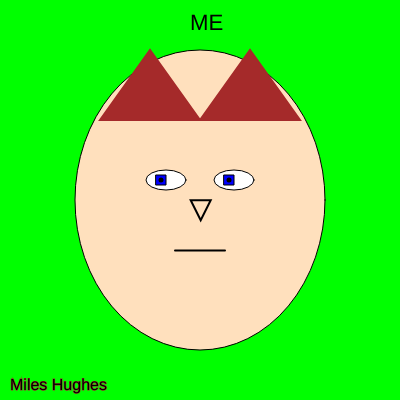
Frame 1 (no input)
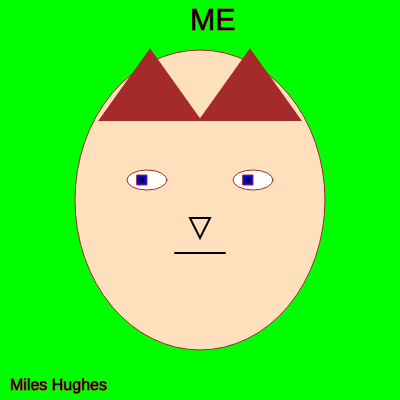
Frame 60 (no input)
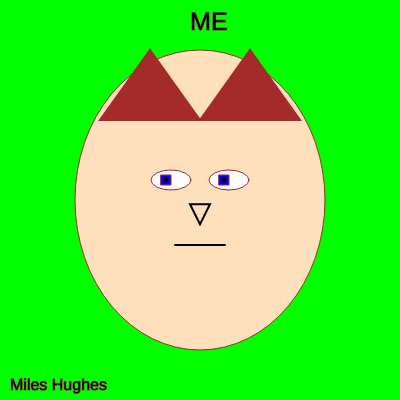
Frame 120 (the mouse pressed at the canvas centre since frame 60)

The p5.js sketch that drew these frames (run headless with seeded random() and noise() and a simulated clock; from frame 60 on, the mouse is pressed at the canvas centre):

// p5.js sketch
// ── sketch.js
var eyeMovement = 0;  
var eyeSpeed = 1;  

var nosePosition = { x: 190, y: 200 };  
var noseSpeed = { x: 0.7, y: 0.3 };  

var mouthMovement = 0;  
var mouthSpeed = 0.5;  

var textSizeValue = 22;  
var textSizeIncreasing = true;  

function setup() {  
    createCanvas(400, 400);  
}  

function draw() {  
    background(0, 255, 0);  

    // Text size  
    animateTextSize();  
    textSize(textSizeValue);  
    text("ME", 190, 30);  

    // Head  
    fill(255, 224, 189);  
    ellipse(200, 200, 250, 300);  

    // Eyes  
    animateEyes();  
    fill(255);  
    ellipse(165 + eyeMovement, 180, 40, 20);  
    ellipse(235 - eyeMovement, 180, 40, 20);  

    fill(0, 0, 255);  
    rect(155 + eyeMovement, 175, 10, 10);  
    rect(225 - eyeMovement, 175, 10, 10);  

    stroke(0);  
    strokeWeight(5);  
    point(160 + eyeMovement, 180);  
    point(230 - eyeMovement, 180);  

    // Mouth  
    animateMouth();  
    strokeWeight(2);  
    line(175, 250 + mouthMovement, 225, 250 + mouthMovement);  

    // Nose  
    animateNose();  
    fill(255, 224, 189);  
    stroke(0);  
    triangle(nosePosition.x, nosePosition.y, nosePosition.x + 20, nosePosition.y, nosePosition.x + 10, nosePosition.y + 20);  

    // Brows (Static)  
    fill(165, 42, 42);  
    stroke(165, 42, 42);  
    triangle(100, 120, 150, 50, 200, 120);  
    triangle(200, 120, 250, 50, 300, 120);  

    fill(0);  
    strokeWeight(1);  
    textSize(16);  
    text("Miles Hughes", 10, 390);  
}  

// Animations  

function animateEyes() {  
    eyeMovement += eyeSpeed;  
    if (eyeMovement > 20 || eyeMovement < -20) {  
        eyeSpeed *= -1;  
    }  
}  

function animateNose() {  
    nosePosition.x += noseSpeed.x;  
    nosePosition.y += noseSpeed.y;  
    if (nosePosition.x > 210 || nosePosition.x < 190) {  
        noseSpeed.x *= -1;  
    }  
    if (nosePosition.y > 220 || nosePosition.y < 200) {  
        noseSpeed.y *= -1;  
    }  
}  

function animateMouth() {  
    mouthMovement += mouthSpeed;  
    if (mouthMovement > 5 || mouthMovement < -5) {  
        mouthSpeed *= -1;  
    }  
}  

function animateTextSize() {  
    if (textSizeIncreasing) {  
        textSizeValue += 0.2;  
        if (textSizeValue > 32) {  
            textSizeIncreasing = false;  
        }  
    } else {  
        textSizeValue -= 0.2;  
        if (textSizeValue < 22) {  
            textSizeIncreasing = true;  
        }  
    }  
}  
// ── 3rd page.html
<html>  
<head>  
    <meta charset="UTF-8">  
    <meta name="viewport" content="width=device-width, initial-scale=1.0">  
    <title>Contact Us</title>  
    <link href="https://stackpath.bootstrapcdn.com/bootstrap/4.5.2/css/bootstrap.min.css" rel="stylesheet">  

    <script>  
        function checkboxes(event) {  
            var firstName = document.getElementById("firstName").value;  
            var lastName = document.getElementById("lastName").value;  
            var email = document.getElementById("email").value;  
            var agreement = document.querySelector('input[name="agreement"]:checked');    

            if (firstName == "") {  
                document.getElementById("firstName").focus();  
                document.getElementById("firstName").style.backgroundColor = "red";  
                document.getElementById("fNameMessage").innerHTML = "* This is Required";  
                document.getElementById("fNameMessage").style.color = "red";  
                event.preventDefault();  
                return false;  
            }  

            if (lastName == "") {  
                document.getElementById("lastName").focus();  
                document.getElementById("lastName").style.backgroundColor = "red";  
                document.getElementById("lNameMessage").innerHTML = "* This is Required";  
                document.getElementById("lNameMessage").style.color = "red";  
                event.preventDefault();  
                return false;  
            }  

            if (email == "") {  
                document.getElementById("email").focus();  
                document.getElementById("email").style.backgroundColor = "red";  
                document.getElementById("emailMessage").innerHTML = "* This is Required";  
                document.getElementById("emailMessage").style.color = "red";  
                event.preventDefault();  
                return false;  
            }  

            if (!agreement) {  
                document.getElementById("agreementMessage").innerHTML = "* You must do the terms of agreement";  
                document.getElementById("agreementMessage").style.color = "red";  
                event.preventDefault();  
                return false;  
            }  
        }  
    </script>  
</head>  
<body>  
    <h1>Contact Us</h1>  
    
    <form action="" onsubmit="checkboxes(event);">  
        <p>First Name: <input type="text" id="firstName"></p>  
        <p id="fNameMessage"></p>  
        
        <p>Last Name: <input type="text" id="lastName"></p>  
        <p id="lNameMessage"></p>  
        
        <p>Email address: <input type="text" id="email"></p>  
        <p id="emailMessage"></p>  
        
        <h3>Do you accept terms of agreement</h3>  
        <input type="radio" name="agreement" value="yes"> Yes<br>  
        <input type="radio" name="agreement" value="no"> No<br>  
        <p id="agreementMessage"></p>  
        <br>  
    
        <button type="submit" class="btn btn-primary">Submit My Info</button>  
    </form>  
    <p><a href="Homepage.html">Home Page</a></p>  
    <p><a href="secondpage.html">Summary</a></p>
    <p><a href="portfolio page.html">Portfolio</a></body></p>  
</body>  
</html>  
// ── CSS page.css


.blueColor {
  color: blue;
  font-family: Times New Roman;
  font-size: 20px;
  font-style: oblique;
}

#highlight {  
    color: orange;  
    font-family: Arial, sans-serif;  
    font-size: 18px;  
}  

#linkStyle {  
    color: purple;  
    text-decoration: underline;  
}  

#body {  
    background-image: url('vagabondbackground.jpeg');
}
// ── Homepage.html
<!DOCTYPE html>  
<html lang="en">  
<head>  
    <meta charset="UTF-8">  
    <meta name="viewport" content="width=device-width, initial-scale=1.0">  
    <title>Homepage</title>  
    <link rel="stylesheet" href="https://cdnjs.cloudflare.com/ajax/libs/font-awesome/6.0.0-beta3/css/all.min.css">  
    <link rel="stylesheet" href="https://cdn.jsdelivr.net/npm/tailwindcss@2.2.19/dist/tailwind.min.css">  
    <style>  
        body {  
            font-family: 'Arial', sans-serif;  
            background-color: #f0f4f8;  
            color: #333;  
            margin: 0;  
            padding: 0;  
        }  
        header {  
            background-color: #545658;  
            color: white;  
            padding: 20px;  
            text-align: center;  
        }  
        h1 {  
            font-size: 2.5rem;  
            margin: 0;  
        }  
        h2 {  
            margin-top: 20px;  
            font-size: 1.75rem;  
            color: #606366;  
        }  
        .emphasized {  
            font-weight: lighter;  
            font-style: italic;  
            font-family: 'Franklin Gothic Medium', 'Arial Narrow', Arial, sans-serif;  
            color: #000000;  
            text-shadow: 1px 1px 2px gray;  
        }  
        ul, ol {  
            list-style-type: none;  
            padding: 0;  
        }  
        li {  
            margin: 10px 0;  
        }  
        a {  
            color: #000000;  
            text-decoration: none;  
            transition: color 0.3s, text-decoration 0.3s;  
        }  
        a:hover {  
            color: #41199e;  
            text-decoration: underline;  
        }  
        .blue-link {  
            color: blue;  
        }  
        .blue-link:hover {  
            color: darkblue;  
        }  
        footer {  
            text-align: center;  
            padding: 20px;  
            background-color: #7e7e7e;  
            color: white;  
            position: relative;  
            bottom: 0;  
            width: 100%;  
        }  
        .container {  
            max-width: 800px;  
            margin: auto;  
            padding: 20px;  
        }  
    </style>  
</head>  
<body>  
    <header>  
        <h1>My Portfolio</h1>  
    </header>  
    <div class="container">  
        <h2><span class="emphasized">List of my favorite hobbies and activities</span></h2>  
        <ul>  
            <li>Skiing</li>  
            <li>Gaming</li>  
            <li>Soccer</li>  
            <li>Drawing</li>  
            <li>Watching TV</li>  
        </ul>  

        <h2><span class="emphasized">List of my favorite restaurants</span></h2>  
        <ul>  
            <li><a href="https://bitterrootvalleychamber.chambermaster.com/list/member/seppi-s-european-market-deli-hamilton-1047">Seppi's Market</a></li>  
            <li><a href="https://logjampresents.com/top-hat-restaurant-bar/">Top Hat</a></li>  
            <li><a href="https://www.bouilla.com/">Bouilla</a></li>  
            <li><a href="https://www.facebook.com/athaiger/">A Thaiger</a></li>  
            <li><a href="https://highergroundbrewing.com/">Higherground Brewery</a></li>  
        </ul>  

        <h2><span class="emphasized">List of my favorite Websites</span></h2>  
        <ol>  
            <li><a href="https://neal.fun/infinite-craft/" target="_blank">Infinite Craft</a></li>  
            <li><a href="https://awge.com/home" target="_blank">AWGE</a></li>  
            <li><a href="https://www.thispersondoesnotexist.com/" target="_blank">This Person does not exist</a></li>  
            <li><a href="https://www.coolmathgames.com/" target="_blank">Cool Math Games</a></li>  
            <li><a href="https://neal.fun/perfect-circle/" target="_blank">Perfect Circle</a></li>  
        </ol>  

        <p><a class="blue-link" href="secondpage.html">Summary</a></p>  
        <p><a class="blue-link" href="3rd page.html">Contact Us</a></p>
        <p><a class="blue-link" href="portfolio page.html">Portfolio</a></body></p>  
    </div>  
    <footer>  
        <p>&copy; 2024 Miles Hughes. All rights reserved.</p>  
    </footer>  
</body>  
</html>  
// ── game.js
var boatX = 100;  
var boatY = 100;  

var w = 87;  
var s = 83;  
var a = 65;  
var d = 68;  

var shapeX = 30;  
var shapeY = 50;  

var shapeXs = [];  
var shapeYs = [];  
var diameters = [];  

var shapeXSpeeds = [];  
var shapeYSpeeds = [];  

var mouseshapeX = 0;  
var mouseshapeY = 0; 


var obstacleXs = [100, 200, 300, 400, 500];  
var obstacleYs = [100, 150, 200, 250, 300]; 
var obstacleXSpeeds = [2, -3, 4, -2, 3];   
var obstacleYSpeeds = [3, 2, -4, 3, -2];  
var obstacleSizes = [30, 40, 50, 60, 70]; 
var obstacleColors = [  
    [0, 0, 0],  
    [128, 128, 128],  
    [211, 211, 211], 
    [169, 169, 169],   
    [96, 130, 182], 
];  

function setup() {  
    createCanvas(800, 600);  
    // Get a random speed when it first starts  
    for (var i = 0; i < 50; i++) {  
        shapeXSpeeds[i] = Math.floor(Math.random() * (Math.floor(Math.random() * 5)) + 1);  
        shapeYSpeeds[i] = Math.floor(Math.random() * (Math.floor(Math.random() * 5)) + 1);  
        shapeXs[i] = getRandomNumber(800);  
        shapeYs[i] = getRandomNumber(600);  
        diameters[i] = getRandomNumber(30);  
    }  
}  

function draw() {  
    background(0, 119, 190);  
    stroke(0);  
    fill(0);  

    createBorders();  

    // Exit message  
    exit();  

    // Boat  
    drawPlayer();  

    // Keys  
    movePlayer();  

    // Obstacles  
    createObstacles();  

    // Move obstacles  
    moveObstacles();  

    // Check if obstacles are out of bounds  
    obstaclesComeback();  

    // See if boat has exited  
    victoryMessage();  

    // Mouse makes object  
    drawObject();  
}  

function createObstacles() {  
    for (var i = 0; i < obstacleXs.length; i++) {  
        fill(obstacleColors[i][0], obstacleColors[i][1], obstacleColors[i][2]); //color for ech obstacle 
        circle(obstacleXs[i], obstacleYs[i], obstacleSizes[i]); // size for each obstcle 
    }  
}  

function moveObstacles() {  
    for (var i = 0; i < obstacleXs.length; i++) {  
        if (Math.random() < 0.01) {  
            if (Math.random() < 0.5) {  
                obstacleXSpeeds[i] = Math.floor(Math.random() * 5) + 1;  
                obstacleYSpeeds[i] = Math.floor(Math.random() * 5) + 1;  
            } else {  
                obstacleXSpeeds[i] = -(Math.floor(Math.random() * 5) + 1);  
                obstacleYSpeeds[i] = -(Math.floor(Math.random() * 5) + 1);  
            }  
        }  

          
        obstacleXs[i] += obstacleXSpeeds[i];  
        obstacleYs[i] += obstacleYSpeeds[i];  
    }  
}  

function obstaclesComeback() {  
    for (var i = 0; i < obstacleXs.length; i++) {  
        if (obstacleXs[i] > width) {  
            obstacleXs[i] = 0;  
        }  
        if (obstacleXs[i] < 0) {  
            obstacleXs[i] = width;  
        }  
        if (obstacleYs[i] > height) {  
            obstacleYs[i] = 0;  
        }  
        if (obstacleYs[i] < 0) {  
            obstacleYs[i] = height;  
        }  
    }  
}  

function victoryMessage() {  
    if (boatX > width - 10 && boatY > height - 50) {  
        fill(0);  
        stroke(5);  
        textSize(26);  
        text("LAND HO!", width / 2 - 50, height / 2 - 50);  
    }  
}  

function exit() {  
    textSize(16);  
    text("LAND", width - 60, height - 50);  
}  

function drawObject() {  
    fill(0);  
    rect(mouseshapeX, mouseshapeY, 30, 30);  
}  

function mousePressed() {  
    mouseshapeX = mouseX;  
    mouseshapeY = mouseY;  
}  

function movePlayer() {  
    if (keyIsDown(w)) {  
        boatY -= 7;  
    }  
    if (keyIsDown(s)) {  
        boatY += 7;  
    }  
    if (keyIsDown(a)) {  
        boatX -= 7;  
    }  
    if (keyIsDown(d)) {  
        boatX += 7;  
    }  
}  

function drawPlayer() {  
    fill(139, 69, 19);  
    rect(boatX, boatY, 30, 15);  
}  

function createBorders() {  
    rect(0, 0, width, 10);  
    // left border  
    rect(0, 0, 10, height);  
    // bottom border  
    rect(0, height - 10, width, 10);  
    // right upper border  
    rect(width - 10, 0, 10, height - 50);  
}  


function getRandomNumber(max) {  
    return Math.floor(Math.random() * max);  
}  
// ── game33.html
<html>
    <head>   
        <title>GAME</title>  
        <script src="https://cdnjs.cloudflare.com/ajax/libs/p5.js/1.4.0/p5.js"></script>  
        <script src="game.js"></script>
    </head>  
    <body>  
    </body>  
    </html>  
// ── portfolio page.html
<!DOCTYPE html>  
<html lang="en">  
<head>  
    <meta charset="UTF-8">  
    <meta name="viewport" content="width=device-width, initial-scale=1.0">  
    <title>My Portfolio</title>  
    <style>  
        body {  
            font-family: Arial, sans-serif;  
            background-color: #f8f9fa;  
            color: #343a40;  
            margin: 0;  
            padding: 0;  
        }  
        header {  
            background-color: #000000;  
            color: white;  
            padding: 20px;  
            text-align: center;  
        }  
        main {  
            padding: 20px;  
            max-width: 1200px;  
            margin: auto;  
        }  
        .project-card {  
            background-color: white;  
            border: 1px solid #ddd;  
            border-radius: 5px;  
            margin-bottom: 20px;  
            overflow: hidden;  
            box-shadow: 0 2px 5px rgba(0, 0, 0, 0.1);  
        }  
        .project-card img {  
            width: 100%;  
            height: 200px;  
            object-fit: cover;  
        }  
        .project-card h2 {  
            font-size: 1.5em;  
            margin: 10px;  
        }  
        .project-card p {  
            margin: 10px;  
        }  
        .project-card a {  
            display: block;  
            text-align: center;  
            background-color: #000000;  
            color: white;  
            padding: 10px;  
            text-decoration: none;  
            margin: 10px;  
            border-radius: 5px;  
        }  
        .project-card a:hover {  
            background-color: #474747;  
        }  
        footer {  
            background-color: #000000;  
            color: white;  
            text-align: center;  
            padding: 10px;  
            position: relative;  
            bottom: 0;  
            width: 100%;  
        }  
    </style>  
</head>  
<body>  
    <header>  
        <h1>My Portfolio</h1>  
        <p>These are the projects I worked on this class</p>  
    </header>  

    <main>  
        <section>  
            <!-- Project 1 -->  
            <div class="project-card">  
                <img src="CHEDDAR DUNGEON.png" alt="Project 1">  
                <h2>Scratch Project</h2>  
                <p>Game I made in scratch named cheddar dungeon.</p>  
                <a href="https://scratch.mit.edu/projects/1068607555/">View Project</a>  
            </div>  

            <!-- Project 2 -->  
            <div class="project-card">  
                <img src="app lab.png" alt="Project 2">  
                <h2>App Lab project</h2>  
                <p>I made a choose your own adventure game in app lab.</p>  
                <a href="https://studio.code.org/projects/applab/CbnllEZyAUZE8BnYVCKVmrL3ZBFCn0BiCPCHatu9v4o">View Project</a>  
            </div>  

            <!-- Project 3 -->  
            <div class="project-card">  
                <img src="play lab.png" alt="Project 3">  
                <h2>Play Lab project</h2>  
                <p>A game made in play lab were you try to defend your 3 towers from fireballs.<p>  
                <a href="https://studio.code.org/projects/playlab/yIarMHHpCsjL-h3gGUgHsQmN7sfnjR2y_VBfWBRLaSs">View Project</a>  
            </div>  

            <!-- Project 4 -->  
            <div class="project-card">  
                <img src="alice.png" alt="Project 4">  
                <h2>Alice Game</h2>  
                <p>I made a game in Alice.</p>  
                <a href="GAME_Hughes.a3p" download class="download-link">Download Project</a>
            </div>  

            <!-- Project 5 -->  
            <div class="project-card">  
                <img src="website.png" alt="Project 5">  
                <h2>Html and CSS website.</h2>  
                <p> The Website I made.</p>  
                <a href="Homepage.html">View Project</a>  
            </div>  

            <!-- Project 6 -->  
            <div class="project-card">  
                <img src="drawing.png" alt="Project 6">  
                <h2>Javascript p5 Sketch</h2>  
                <p>Drawing of me using p5.</p>  
                <a href="p5 page.html">View Project</a>  
            </div>  

            <div class="project-card">  
                <img src="game.png" alt="Project 7">  
                <h2>Start of a game with p5 Javascript</h2>  
                <p>Start of a pirate game with p5 javascript.</p>  
                <a href="game33.html">View Project</a>  
            </div>  

        </section>  
    </main>
    <p><a href="Homepage.html">Home Page</a></p>  
    <p><a href="secondpage.html">Summary</a></p>
    <p><a href="3rd page.html">Contact Us</a></p>    

    <footer>  
        <p>&copy; 2024 Miles Hughes. All rights reserved.</p>  
    </footer>  
</body>  
</html>  
// ── secondpage.html
<html>

<head>
  <title>Summary</title>
  <link rel="stylesheet" type="text/css" href="CSS page.css">
</head>

<body id="body">
<h1>Summary of Vagabond, one of my favorite stories</h1> 
 <p>The story starts in 1600, in the aftermath of the decisive Battle of Sekigahara. Two 17-year-old teenagers who joined the losing side, Takezō Shinmen and Matahachi Hon'iden, lie wounded in the battlefield and pursued by survivor hunters. They manage to escape and swear to become "Invincible Under The Heavens" (天下無双, Tenka Musō). Their paths separate: Takezō decides to become a vagabond and wander the world challenging strong opponents, and Matahachi chooses to stay with women. Takezō returns to his hometown, the Miyamoto village, to tell Matahachi's mother, Osugi Hon'iden, that her son is alive. However, Osugi reacts hostile because the village detests Takezō for his extremely violent and antisocial tendencies, and because the future of the Hon'iden gentry family is compromised now that their heir Matahachi is missing. Osugi pulls strings to accuse Takezō of being a criminal. Takezō fights his pursuers but is eventually caught by the monk Takuan Sōhō, who makes him reconsider his purpose in life. Takuan frees him and, to make him start his life anew, renames him Musashi Miyamoto.

    After a 4 years timeskip, Musashi goes to Kyōto where he fights against the Yoshioka swords. Musashi takes several students but the area catches on fire, leading to the fight being postponed. Musashi is rescued by Matahachi and treated by Takuan. He decides to continue his training with a young boy, Jōtarō, wanting him to teach him. In Musashi and Jōtarō's arrival to the Hōzōin spears, Musashi's battles against the Hōzōin, escaping after being scared by Hōzōin Inshun. Its aftermath, Musashi briefly trains to prove his superiority over Inshun. Otsū's situation with the Yagyū, while Matahachi becomes famous while stealing the name of a famous samurai known as Kojirō Sasaki. Musashi and Jōtarō arrive to the Yagyū swords where the events while deliberating how to enter the Yagyū headquarters,where he meets the elder Sekishūsai Yagyū. Musashi's training, Matahachi and his family's troubles, the events directly leading to Musashi's fight against Baiken Shishido.
    
    The story then reverts to 17 years before the story's start, featuring Kojirō Sasaki's difficult upbringing with Jisai Kanemaki adopting him, standing out as a fighter despite being disabled. At his coming-of-age, Ittōsai returns dragging Kojirō to a night fight. He travels with Ittōsai and Gonnosuke with a brief encounter with Takezō at the battlefield of Sekihagara, their splitting, the situation of Sadakore's squad, the fights against the peasant groups, Kojirō's fight against Sadakore's squad. After Kojiro's arc ends, Musashi meets Kojiro again while playing with a snowman simulating a brief sword fight in the process. Musashi meets Matahachi who expresses jealousy over Musashi's achievements and apparent relationship with Otsu. This angers Musashi and leaves his old friend. Musashi then fights the 70 Yoshioka all alone. Although he kills all of them, one of them leaves him with a severe wound. The aftermath of Musashi's solo battle, has him his return to wandering despite being offered the position of mentor. Meanwhile, Matahachi's mother passes away, leaving his son to tell the story of the manga. Musashi's new wandering leads him meet the orphan Iori, whom he decides to raise while dealing with a village with poor fields. Musashi, Iori and Toyozaemon's journey lead to Yūsai Hosokawa, while Otsū and Jōtarō's situation living with the Yagyū, and Kojirō deals with the Hosokawa.</p>
<br>
<img src="Musashi drawing.jpg" width="310" height="400" /><img src="vagabond art.jfif" width="600" height="400" /><img src="vagabond.webp" width="420" height="400" />
<br>
<h2>The first drawing is one I did myself based off a panel in Vagabond. The other two are Panels are directly from Vagabond</h2>
<p>
    <a href="Homepage.html">Home Page</a>
    <br>
    <br>
    <a href="3rd page.html">Contact Us</a></body></p>
  
    <a href="portfolio page.html">Portfolio</a></body></p>
    
</body>

</html>
